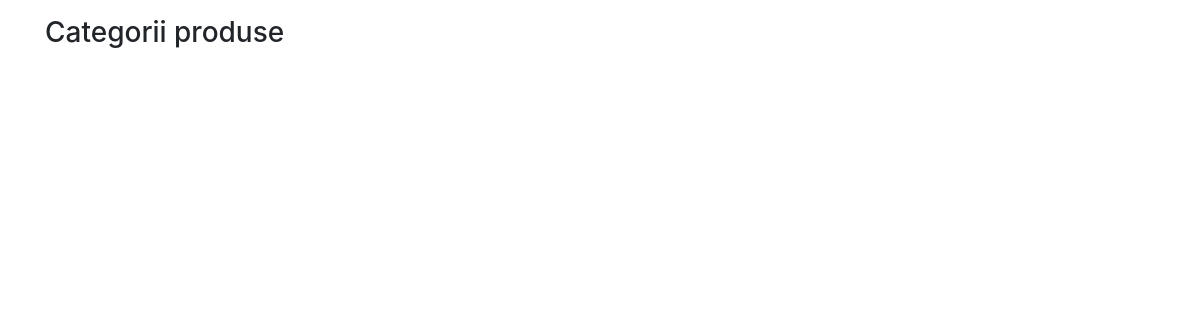
The page /shop/ on the database as committed earlier.
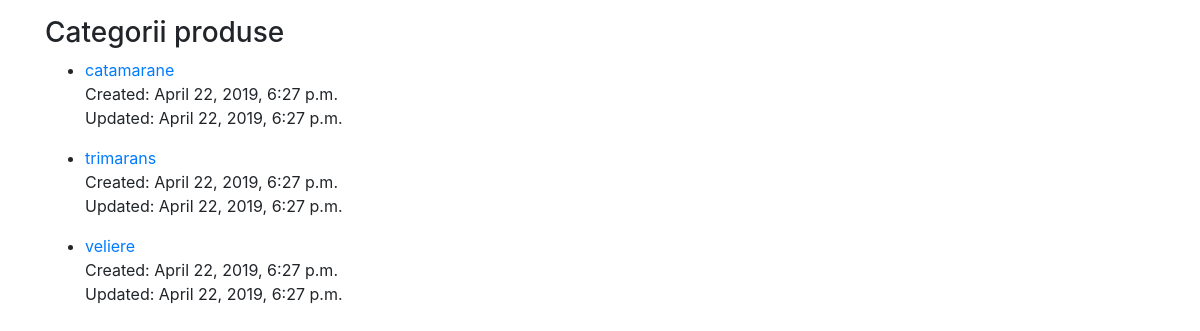
The same page on the database as committed later.
### shop/models.py (models this page shows, shortened)
class Category(models.Model):
    name = models.CharField(max_length=150, db_index=True)
    created_at = models.DateTimeField(auto_now_add=True)
    updated_at = models.DateTimeField(auto_now=True)
    class Meta:
        ordering = ('name',)
        verbose_name = 'category'
        verbose_name_plural = 'categories'

### shop/views.py (the view)
# urls.py: path('', views.category_list, name='home'),
def category_list(request):
    categorii = Category.objects.all()
    return render(request, 'shop/index.html', {'categorii':categorii})

### shop/templates/shop/index.html
{% extends 'shop/base.html' %}
{% block content %}
    <h3>Categorii produse</h3>
    <ul>
        {% for categ in categorii %}
            <li><a href="{% url 'shop:products' categ.pk %}">{{ categ.name }}</a></li>
            <p>Created: {{ categ.created_at }}<br>Updated: {{ categ.updated_at }}</p>
        {% endfor %}
    </ul>
{% endblock %}

### shop/templates/shop/base.html (shortened to what this page needs)
<!DOCTYPE html>
<html lang="en">
<head>
    <link rel="stylesheet" href="https://stackpath.bootstrapcdn.com/bootstrap/4.3.1/css/bootstrap.min.css">
</head>
<body>
    <div class="container">
        {% block content %}
        {% endblock %}
    </div>
</body>
</html>

Rows that differ between the two databases and show on the page:
added Category: name "catamarane", created_at "April 22, 2019, 6:27 p.m.", updated_at "April 22, 2019, 6:27 p.m."
added Category: name "trimarans", created_at "April 22, 2019, 6:27 p.m.", updated_at "April 22, 2019, 6:27 p.m."
added Category: name "veliere", created_at "April 22, 2019, 6:27 p.m.", updated_at "April 22, 2019, 6:27 p.m."
